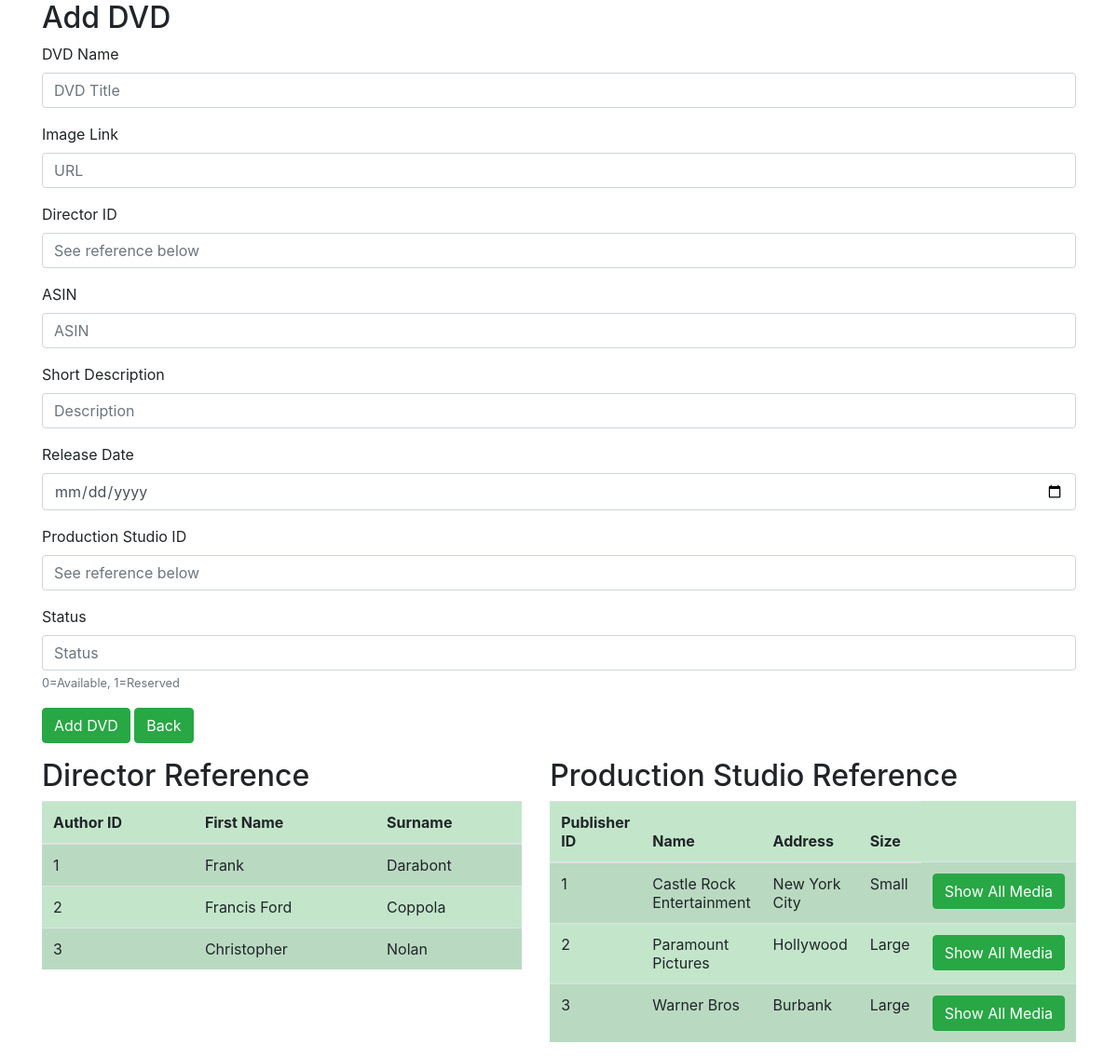
/dvd_create.php, run on the app's committed database.
### tables this page shows
CREATE TABLE `director` (
  `director_id` smallint(6) NOT NULL,
  `director_name` varchar(20) NOT NULL,
  `director_surname` varchar(30) NOT NULL
);

CREATE TABLE `production_studio` (
  `production_id` smallint(6) NOT NULL,
  `production_name` varchar(50) NOT NULL,
  `production_address` varchar(100) NOT NULL,
  `production_size` varchar(10) NOT NULL
);

### dvd_create.php (the view, shortened to what this page needs)
<html>
<head>
<link rel="stylesheet" href="https://maxcdn.bootstrapcdn.com/bootstrap/4.0.0/css/bootstrap.min.css">
</head>
<body>
<div class="container">
   <h2>Add DVD</h2>
   <form action="actions/dvd_a_create.php" method= "post">
           <div class="form-group">
               <label>DVD Name</label>
               <input class="form-control" type="text" name="dvd_title"  placeholder="DVD Title" />
           </div>
           <div class="form-group">
               <label>Image Link</label>
               <input class="form-control" type="text" name= "img" placeholder="URL" />
           </div>
           <div class="form-group">
               <label>Director ID</label>
               <input class="form-control" type="text"  name="director_id" placeholder ="See reference below" />
           </div>
           <div class="form-group">
               <label>ASIN</label>
               <input class="form-control" type="text"  name="ASIN" placeholder ="ASIN" />
           </div>
           <div class="form-group">
               <label>Short Description</label>
               <input class="form-control" type="text"  name="description" placeholder ="Description" />
           </div>
           <div class="form-group">
               <label>Release Date</label>
               <input class="form-control" type="date"  name="release_date" placeholder ="0000-00-00" />
           </div>
           <div class="form-group">
               <label>Production Studio ID</label>
               <input class="form-control" type="text"  name="production_id" placeholder ="See reference below" />
           </div>
           <div class="form-group">
               <label>Status</label>
               <input class="form-control" type="text"  name="status" placeholder ="Status" />
               <small id="statusHelp" class="form-text text-muted">0=Available, 1=Reserved</small>
           </div>
           <div class="form-group">
               <button type ="submit" class='btn btn-success'>Add DVD</button>
               <a href= "index.php"><button type="button" class='btn btn-success'>Back</button></a>
           </div>
   </form>
</div>
<div class="container">
  <div class="row">
    <div class="col">
<table class="table table-striped table-success">
    <h2>Director Reference</h2>
       <thead>
           <tr>
               <th>Author ID</th>
               <th>First Name</th>
               <th>Surname</th>
           </tr>
       </thead>
       <tbody>
        <?php
        require_once 'actions/db_connect.php';
           $sql = "SELECT * from director";
          $result = $connect->query($sql);
                      if($result->num_rows > 0) {
                while($row = $result->fetch_assoc()) {
                   echo  "<tr>
                       <td>" .$row['director_id']."</td>
                       <td>" .$row['director_name']."</td>
                       <td>" .$row['director_surname']."</td>
                   </tr>" ;
               }
           } else  {
               echo  "<tr><td colspan='5'><center>No Data Avaliable</center></td></tr>";
           }
            ?>
       </tbody>
   </table>
</div>
 <div class="col">
<table class="table table-striped table-success">
    <h2>Production Studio Reference</h2>
       <thead>
           <tr>
               <th>Publisher ID</th>
               <th>Name</th>
               <th>Address</th>
               <th>Size</th>
           </tr>
       </thead>
       <tbody>
        <?php
           $sql = "SELECT * from production_studio";
          $result = $connect->query($sql);
            if($result->num_rows > 0) {
                while($row = $result->fetch_assoc()) {
                   echo  "<tr>
                       <td>" .$row['production_id']."</td>
                       <td>" .$row['production_name']."</td>
                       <td>" .$row['production_address']."</td>
                       <td>" .$row['production_size']."</td>
                       <td>
                           <a href='dvdplist.php?production_id=" .$row['production_id']."'><button type='button' class='btn btn-success'>Show All Media</button></a>
                       </td>
                   </tr>";
               }
           } else  {
               echo  "<tr><td colspan='5'><center>No Data Avaliable</center></td></tr>";
           }
            ?>
       </tbody>
   </table>
 </div>
</div>
</div>
</body>
</html>

### data on the page
director: director_id "1", director_name "Frank", director_surname "Darabont"
director: director_id "2", director_name "Francis Ford", director_surname "Coppola"
director: director_id "3", director_name "Christopher", director_surname "Nolan"
production_studio: production_id "1", production_name "Castle Rock Entertainment", production_address "New York City", production_size "Small"
production_studio: production_id "2", production_name "Paramount Pictures", production_address "Hollywood", production_size "Large"
production_studio: production_id "3", production_name "Warner Bros", production_address "Burbank", production_size "Large"
